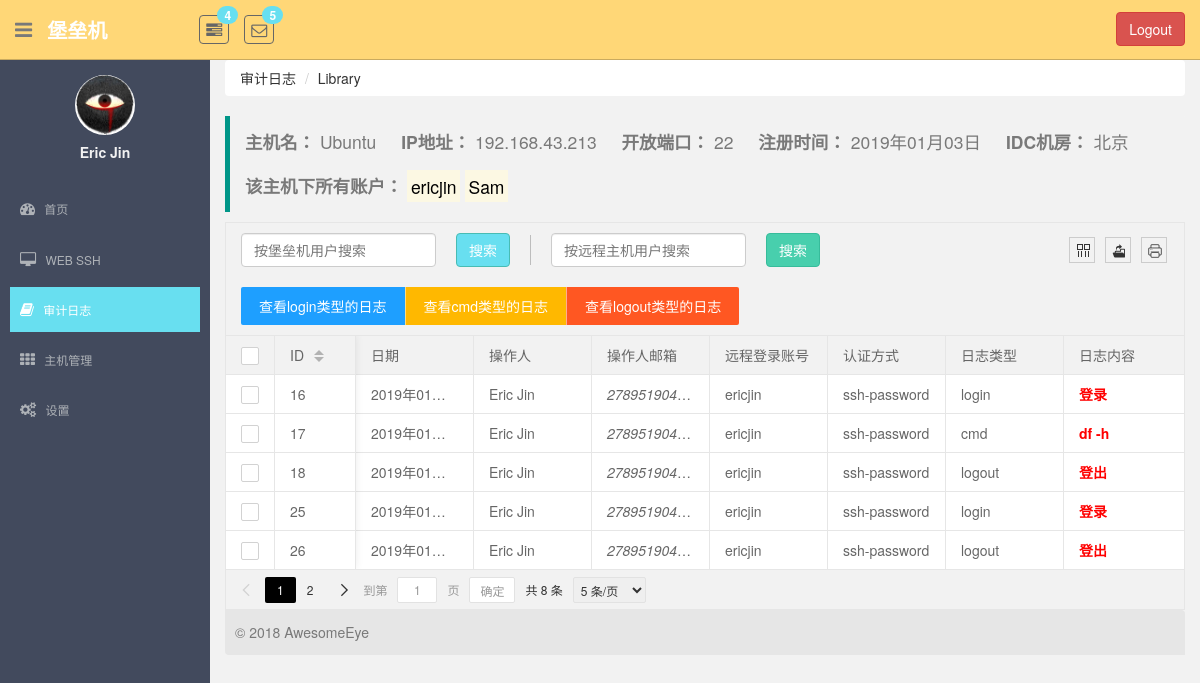
The app's page /monitor/host_log_detail/1/ (signed in) with its own data.
### monitor/models.py (models this page shows, shortened)
class UserProfile(AbstractBaseUser, PermissionsMixin):
    email = models.EmailField(
        verbose_name='email address',
        max_length=255,
        unique=True,
    )
    name = models.CharField(max_length=64, verbose_name="用户名", unique=True)
    host_to_remote_users = models.ManyToManyField(to="HostToRemoteUser", verbose_name="关联主机账户")
    host_group = models.ManyToManyField(to="HostGroup", verbose_name="主机组")
    last_login = models.DateTimeField(verbose_name="最近登录时间", null=True, blank=True)
    is_active = models.BooleanField(default=True)
    is_staff = models.BooleanField(default=True)
    is_superuser = models.BooleanField(default=True)
    objects = UserProfileManager()
    USERNAME_FIELD = 'email'  # 使用email作为用户名
    REQUIRED_FIELDS = ['name']  # 必须要有的字段

class Host(models.Model):
    name = models.CharField(max_length=64, unique=True, verbose_name="主机名")
    ip_addr = models.CharField(max_length=64, unique=True, verbose_name="ip地址")
    port = models.IntegerField(default=22, verbose_name="端口号")
    idc = models.ForeignKey(to=IDC, on_delete=models.CASCADE)
    os_type = models.CharField(max_length=64, verbose_name="系统类型", null=True, blank=True)
    date = models.DateTimeField(auto_now_add=True, verbose_name="主机注册时间")

class IDC(models.Model):
    name = models.CharField(max_length=64, verbose_name="IDC机房名")

class HostToRemoteUser(models.Model):
    host = models.ForeignKey(to=Host, on_delete=models.CASCADE)
    remote_user = models.ForeignKey(to="RemoteUser", on_delete=models.CASCADE)
    class Meta:
        unique_together = ("host", "remote_user")

class RemoteUser(models.Model):
    username = models.CharField(max_length=32, verbose_name="用户名")
    password = models.CharField(max_length=64, verbose_name="密码")
    auth_type_choice = (
        (0, "ssh-password"),
        (1, "ssh-key")
    )
    auth_type = models.SmallIntegerField(choices=auth_type_choice, verbose_name="认证方式")
    class Meta:
        unique_together = (("username", "password", "auth_type"),)

class AuditLog(models.Model):
    crazy_eye_account = models.ForeignKey(to=UserProfile, on_delete=models.CASCADE, verbose_name="堡垒机账号")
    host_to_remote_users = models.ForeignKey(to=HostToRemoteUser, on_delete=models.CASCADE)
    log_type_choice = (
        (0, "login"),
        (1, "cmd"),
        (2, "logout"),
    )
    log_type = models.SmallIntegerField(choices=log_type_choice, default=1, verbose_name="日志类型")
    content = models.CharField(max_length=255, verbose_name="日志内容")
    record_date = models.DateTimeField(auto_now_add=True, verbose_name="记录日期")

### monitor/views.py (the view, shortened to what this page needs)
# urls.py: url(r'^host_log_detail/(?P<host_id>\d+)/$', views.HostLog.as_view(), name="host_log"),
class HostLog(LoginRequiredMixin, View):
    def get(self, request, host_id):
        host = models.Host.objects.get(id=host_id)
        host_to_remote_users = host.hosttoremoteuser_set.select_related()
        logs = []
        for item in host_to_remote_users:
            for log in item.auditlog_set.all():
                logs.append(log)
        return render(request, "log/host_log.html", locals())

### templates/log/host_log.html (shortened to what this page needs)
{% extends 'base.html' %}
{% load staticfiles %}
{% block right_container %}
    <div class="breadcrumb-wrap">
        <ol class="breadcrumb">
            <li><a href="{% url 'log_page' %}">审计日志</a></li>
            <li class="active"><a href="?">Library</a></li>
        </ol>
    </div>
    <div id="wrap">
        <div class="host-info">
            <blockquote class="layui-elem-quote">
                <p>
                    <b>主机名：</b> <span style="margin-right: 20px;">{{ host.name }}</span>
                    <b>IP地址：</b> <span style="margin-right: 20px;">{{ host.ip_addr }}</span>
                    <b>开放端口：</b> <span style="margin-right: 20px;">{{ host.port }}</span>
                    <b>注册时间：</b> <span style="margin-right: 20px;">{{ host.date|date:'Y年m月d日' }}</span>
                    <b>IDC机房：</b> <span>{{ host.idc.name }}</span>
                </p>
                <br>
                <p>
                    <b>该主机下所有账户：</b>
                    {% for item in host.hosttoremoteuser_set.select_related %}
                        <mark>{{ item.remote_user.username }}</mark>
                    {% endfor %}
                </p>
            </blockquote>
        </div>
        <div class="table-area">
            <table lay-filter="demo">
                <thead>
                </thead>
                <tbody>
                {% for item in logs %}
                    <tr>
                        <td>{{ item.id }}</td>
                        <td>{{ item.record_date|date:"Y年m月d日" }}</td>
                        <td>{{ request.user.name }}</td>
                        <td><em>{{ request.user.email }}</em></td>
                        <td>{{ item.host_to_remote_users.remote_user.username }}</td>
                        <td>{{ item.host_to_remote_users.remote_user.get_auth_type_display }}</td>
                        <td>{{ item.get_log_type_display }}</td>
                        <td><b style="color: #f00;">{{ item.content }}</b></td>
                    </tr>
                {% endfor %}
                </tbody>
            </table>
        </div>
        <footer class="footer-area">
            © 2018 AwesomeEye
        </footer>
    </div>
{% endblock %}

### templates/base.html (shortened to what this page needs)
{% load staticfiles %}
<!DOCTYPE html>
<html lang="en">
<head>
    <link href="{% static 'plugins/bootstrap/css/bootstrap.css' %}" rel="stylesheet">
    <link href="{% static 'css/font-awesome.css' %}" rel="stylesheet" />
    <link href="{% static 'css/style.css' %}" rel="stylesheet">
    <link rel="stylesheet" href="{% static 'plugins/layui/css/layui.css' %}">
</head>
<body>
<section id="container" >
    <header class="header black-bg">
        <div class="sidebar-toggle-box">
            <div class="fa fa-bars tooltips" data-placement="right" data-original-title="Toggle Navigation"></div>
        </div>
        <a href="?" class="logo"><b>堡垒机</b></a>
        <div class="nav notify-row" id="top_menu">
            <ul class="nav top-menu">
                <li class="dropdown">
                    <a data-toggle="dropdown" class="dropdown-toggle" href="?">
                        <i class="fa fa-tasks"></i>
                        <span class="badge bg-theme">4</span>
                    </a>
                </li>
                <li id="header_inbox_bar" class="dropdown">
                    <a data-toggle="dropdown" class="dropdown-toggle" href="index.html#">
                        <i class="fa fa-envelope-o"></i>
                        <span class="badge bg-theme">5</span>
                    </a>
                </li>
            </ul>
        </div>
        <div class="top-menu">
            <ul class="nav pull-right top-menu">
                <li>
                    <button type="button" class="btn btn-danger" style="margin-top: 12px;" onclick="logout()">Logout</button>
                </li>
            </ul>
        </div>
    </header>
    <aside>
        <div id="sidebar"  class="nav-collapse ">
            <ul class="sidebar-menu" id="nav-accordion">
                <p class="centered"><a href="#"><img src="{% static 'images/ui-sam.jpg' %}" class="img-circle" width="60"></a></p>
                <h5 class="centered" style="margin-top: 10px;">{{ request.user.name|capfirst }}</h5>
                <li class="mt">
                    <a class="dashboard" href="{% url "dashboard" %}">
                        <i class="fa fa-dashboard"></i>
                        <span>首页</span>
                    </a>
                </li>
                <li class="sub-menu">
                    <a class="web-ssh" href="{% url "web_ssh" %}" >
                        <i class="fa fa-desktop"></i>
                        <span>WEB SSH</span>
                    </a>
                </li>
                <li class="sub-menu">
                    <a class="log-page" href="{% url 'log_page' %}" >
                        <i class="fa fa-book"></i>
                        <span>审计日志</span>
                    </a>
                </li>
                <li class="sub-menu">
                    <a class="host-manage" href="javascript:void(0);">
                        <i class="fa fa-th"></i>
                        <span>主机管理</span>
                    </a>
                </li>
                <li class="sub-menu">
                    <a class="setting-page" href="{% url 'setting_home' %}" >
                        <i class="fa fa-cogs"></i>
                        <span>设置</span>
                    </a>
                </li>
            </ul>
        </div>
    </aside>
    <section id="main-content">
        <section class="wrapper">
            {% block right_container %}
            {% endblock %}
        </section>
    </section>
</section>
</body>
</html>

### statics/css/style.css (style rules this page uses)
body { color: #797979; background: #f2f2f2; font-family: 'Ruda', sans-serif; padding: 0px !important; margin: 0px !important; font-size:13px; }
ul li { list-style: none; }
a, a:hover, a:focus { text-decoration: none; outline: none; }
#container { width: 100%; height: 100%; }
.bg-theme { background-color: #68dff0; }
.centered { text-align: center; }
.mt { margin-top: 25px; }
#sidebar { width: 210px; height: 100%; position: fixed; background: #424a5d; }
#sidebar h5 { color: #f2f2f2; font-weight: 700; }
#sidebar ul li { position: relative; }
ul.sidebar-menu , ul.sidebar-menu li ul.sub { margin: -2px 0 0; padding: 0; }
ul.sidebar-menu { margin-top: 75px; }
ul.sidebar-menu li { margin-bottom: 5px; margin-left:10px; margin-right:10px; }
ul.sidebar-menu li.sub-menu { line-height: 15px; }
ul.sidebar-menu li a span { display: inline-block; }
ul.sidebar-menu li a { color: #aeb2b7; text-decoration: none; display: block; padding: 15px 0 15px 10px; font-size: 12px; outline: none; -webkit-transition: all 0.3s ease; -moz-transition: all 0.3s ease; -o-transition: all 0.3s ease; -ms-transition: all 0.3s ease; transition: all 0.3s ease; }
ul.sidebar-menu li a.active, ul.sidebar-menu li a:hover, ul.sidebar-menu li a:focus { background: #68dff0; color: #fff; display: block; -webkit-transition: all 0.3s ease; -moz-transition: all 0.3s ease; -o-transition: all 0.3s ease; -ms-transition: all 0.3s ease; transition: all 0.3s ease; }
ul.sidebar-menu li a i { font-size: 15px; padding-right: 6px; }
ul.sidebar-menu li a.active i { color: #fff; }
#main-content { margin-left: 210px; }
.header, .footer { min-height: 60px; padding: 0 15px; }
.header { position: fixed; left: 0; right: 0; z-index: 1002; }
.black-bg { background: #ffd777; border-bottom: 1px solid #c9aa5f; }
.wrapper { display: inline-block; margin-top: 60px; padding-left: 15px; padding-right: 15px; padding-bottom: 15px; padding-top: 0px; width: 100%; }
a.logo { font-size: 20px; color: #ffffff; float: left; margin-top: 15px; text-transform: uppercase; }
a.logo b { font-weight: 900; }
#top_menu .nav > li, ul.top-menu > li { float: left; }
.notify-row { float: left; margin-top: 15px; margin-left: 92px; }
ul.top-menu > li > a { color: #666666; font-size: 16px; border-radius: 4px; -webkit-border-radius: 4px; border:1px solid #666666 !important; padding: 2px 6px; margin-right: 15px; }
.notify-row .badge { position: absolute; right: -10px; top: -10px; z-index: 100; }
.sidebar-toggle-box { float: left; padding-right: 15px; margin-top: 20px; }
.sidebar-toggle-box .fa-bars { cursor: pointer; display: inline-block; font-size: 20px; }

### templates/log/host_log.html (style rules this page uses)
.breadcrumb-wrap .breadcrumb { background-color: #fff; }
.footer-area { padding-left: 10px; background-color: #e6e6e6; margin-top: -10px; height: 45px; line-height: 45px; border-radius: 0 4px; }

### records on screen
UserProfile: user.name "Eric Jin", user.email "278951904…"
Host: name "Ubuntu", ip_addr "192.168.43.213", port "22", date "2019年01月03日", idc.name "北京"
HostToRemoteUser: remote_user.username "ericjin"
HostToRemoteUser: remote_user.username "Sam"
AuditLog: id "16", record_date "2019年01…", host_to_remote_users.remote_user.username "ericjin", host_to_remote_users.remote_user.auth_type "ssh-password", log_type "login", content "登录"
AuditLog: id "17", record_date "2019年01…", host_to_remote_users.remote_user.username "ericjin", host_to_remote_users.remote_user.auth_type "ssh-password", log_type "cmd", content "df -h"
AuditLog: id "18", record_date "2019年01…", host_to_remote_users.remote_user.username "ericjin", host_to_remote_users.remote_user.auth_type "ssh-password", log_type "logout", content "登出"
AuditLog: id "25", record_date "2019年01…", host_to_remote_users.remote_user.username "ericjin", host_to_remote_users.remote_user.auth_type "ssh-password", log_type "login", content "登录"
AuditLog: id "26", record_date "2019年01…", host_to_remote_users.remote_user.username "ericjin", host_to_remote_users.remote_user.auth_type "ssh-password", log_type "logout", content "登出"
